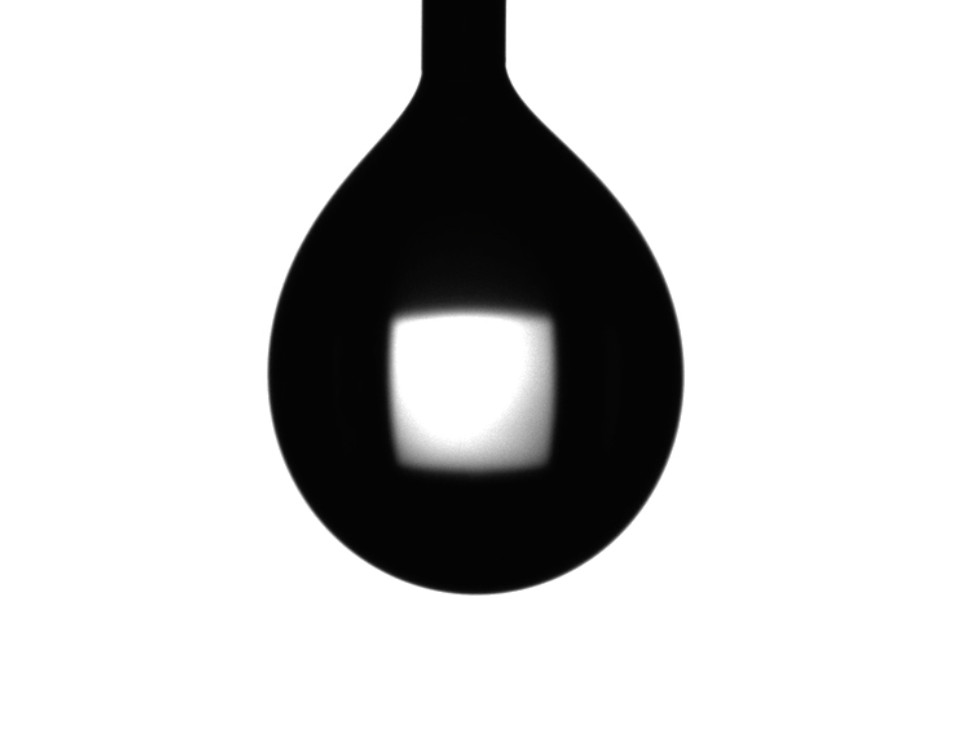
#> input picture droplets/H2O_PendantDrop_shifted.jpg, 953 x 736 px
$ python circle_brackets.py droplets/H2O_PendantDrop_shifted.jpg
#> lines starting #> are read from the running program, lines starting #| are printed output that depends on the picture; after the words box and inside, x2 and y2 are one past the last pixel; in counts of white or black regions, pixels touching at a corner belong together
import cv2
import numpy as np
import sys, os

# Colors (B, G, R)
WHITE = (255, 255, 255)
BLACK = (0, 0, 0)


def create_blank(width, height, color=(0, 0, 0)):
    """Create new image(numpy array) filled with certain color in BGR"""
    image = np.zeros((height, width, 3), np.uint8)
    # Fill image with color
    image[:] = color

    return image


def draw_half_circle_rounded(image, startAngle, endAngle):
    height, width = image.shape[0:2]
    # Ellipse parameters
    radius1 = 200
    radius2 = 250
    center = (width / 2, height/2 )
    axes = (radius1, radius2)
    angle = 0
    startAngle = startAngle
    endAngle = endAngle
    thickness = 10
    # http://docs.opencv.org/modules/core/doc/drawing_functions.html#ellipse
    cv2.ellipse(image, center, axes, angle, startAngle, endAngle, (0, 0, 255), thickness)


# Create new blank 300x150 white image
imageFile = sys.argv[1]
image = cv2.imread(imageFile)
#> image is the input picture: shape (736, 953, 3); mean B, G, R 203.8, 203.8, 203.8
draw_half_circle_rounded(image, 135, 225)
draw_half_circle_rounded(image, -45, 45)
#> call 2 of draw_half_circle_rounded, with startAngle = -45, endAngle = 45
#> in draw_half_circle_rounded (call 2), `cv2.ellipse(image, center, axes, angle, startAngle, endAngle, (0, 0, 2..`:
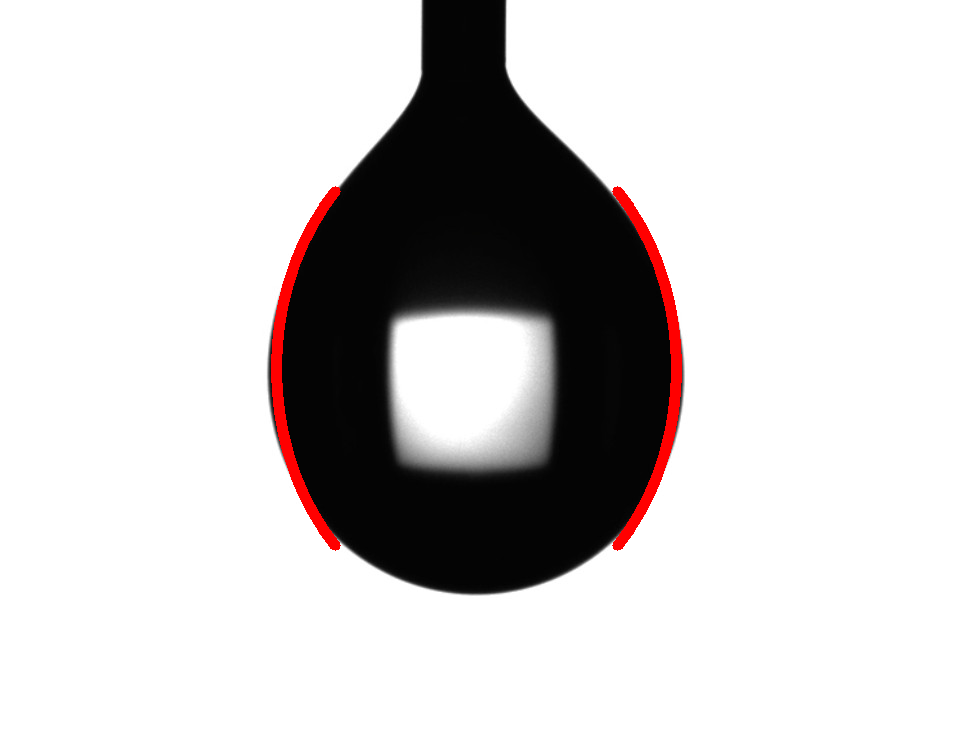
#> image: shape (736, 953, 3); mean B, G, R 202.8, 202.8, 205.8
cv2.imwrite('output/half_circle_droplet.jpg', image)


height, width = 780, 780
image2 = create_blank(width, height, color=WHITE)
draw_half_circle_rounded(image2, 135, 225)
#> call 3 of draw_half_circle_rounded, with startAngle = 135, endAngle = 225
#> in draw_half_circle_rounded (call 3), `cv2.ellipse(image, center, axes, angle, startAngle, endAngle, (0, 0, 2..`:
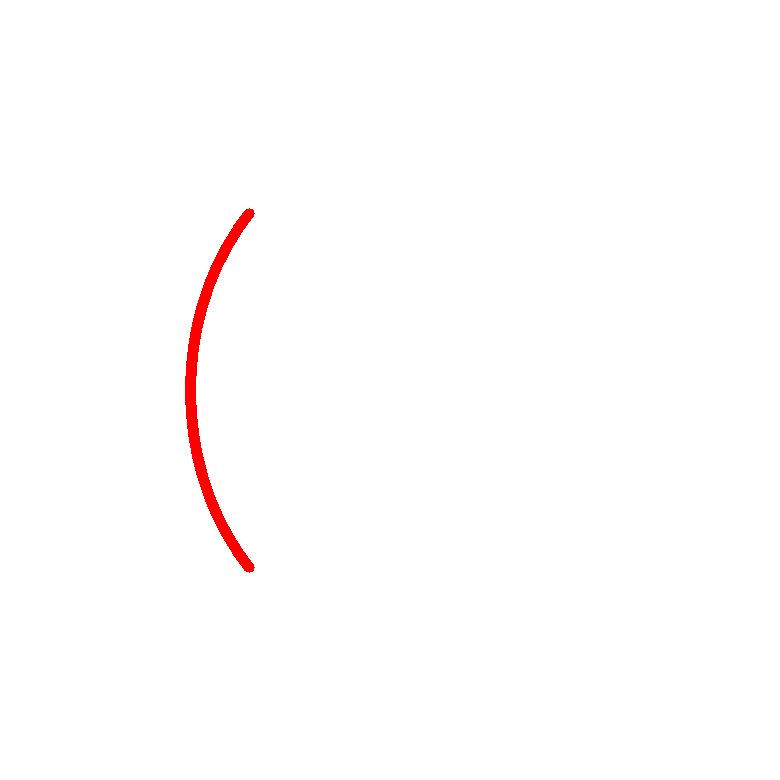
#> image: shape (780, 780, 3); mean B, G, R 253.2, 253.2, 255
draw_half_circle_rounded(image2, -45, 45)
#> call 4 of draw_half_circle_rounded, with startAngle = -45, endAngle = 45
#> in draw_half_circle_rounded (call 4), `cv2.ellipse(image, center, axes, angle, startAngle, endAngle, (0, 0, 2..`:
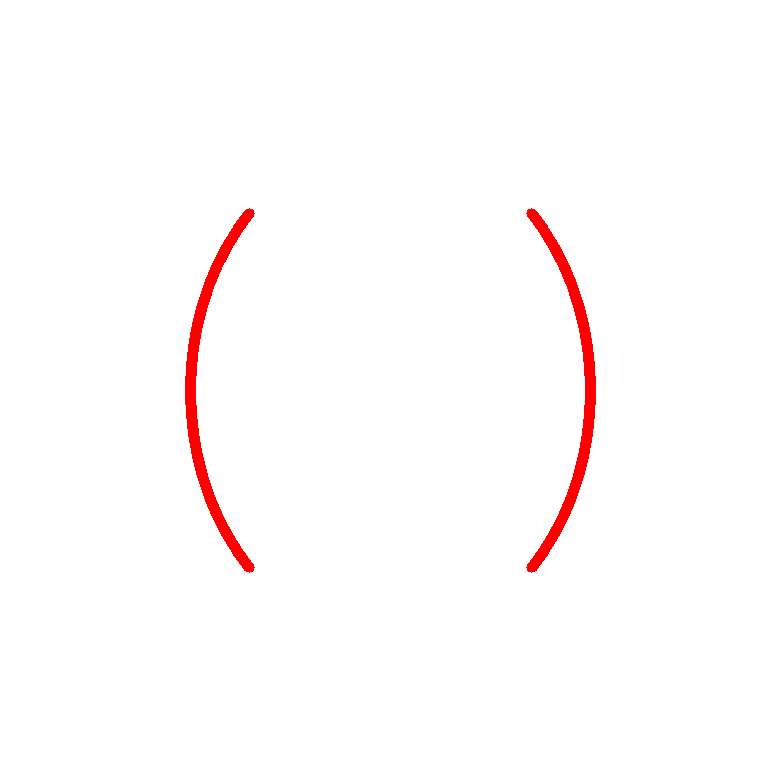
#> image: shape (780, 780, 3); 0.7% of pixels changed, all inside (x1, y1, x2, y2) = (526, 208, 596, 573)
cv2.imwrite('output/half_circle_blank.jpg', image2)

$ run again, on droplets/Hexadecane_shifted.jpg
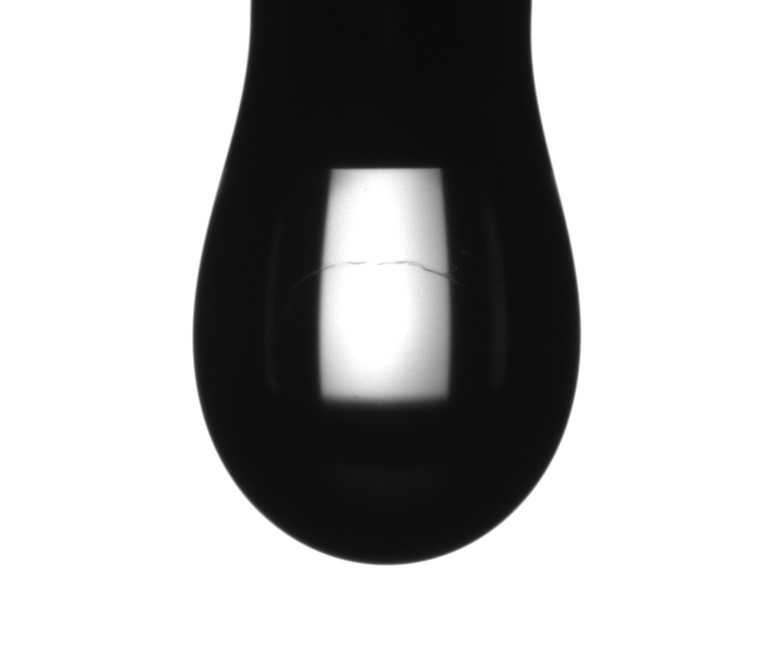
#> input picture droplets/Hexadecane_shifted.jpg, 780 x 660 px
#> image is the input picture: shape (660, 780, 3); min 10, max 255, mean 182.3
#> in draw_half_circle_rounded (call 2), `cv2.ellipse(image, center, axes, angle, startAngle, endAngle, (0, 0, 2..`:
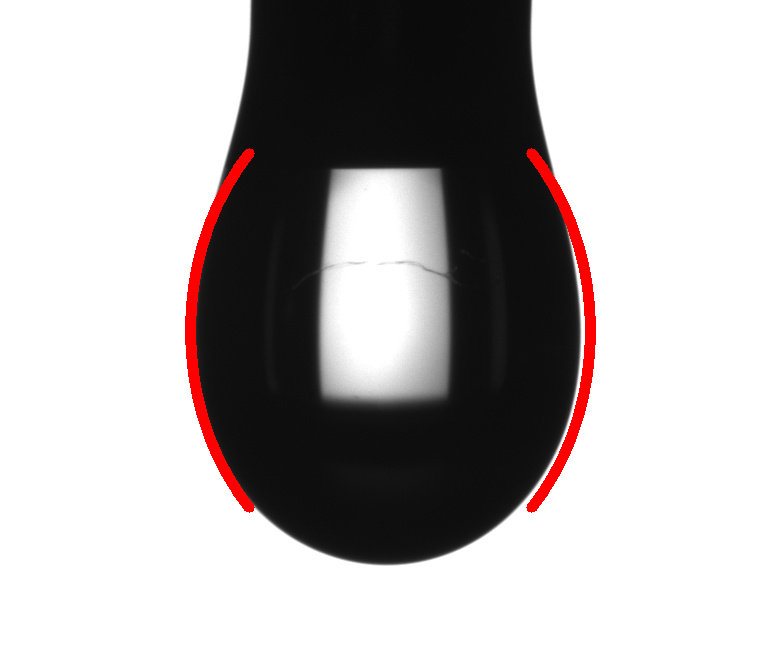
#> image: shape (660, 780, 3); mean B, G, R 179.2, 179.2, 183.4
#> image: shape (780, 780, 3)
#> image: shape (780, 780, 3); mean B, G, R 251.4, 251.4, 255

$ run again, on droplets/droplet.jpg
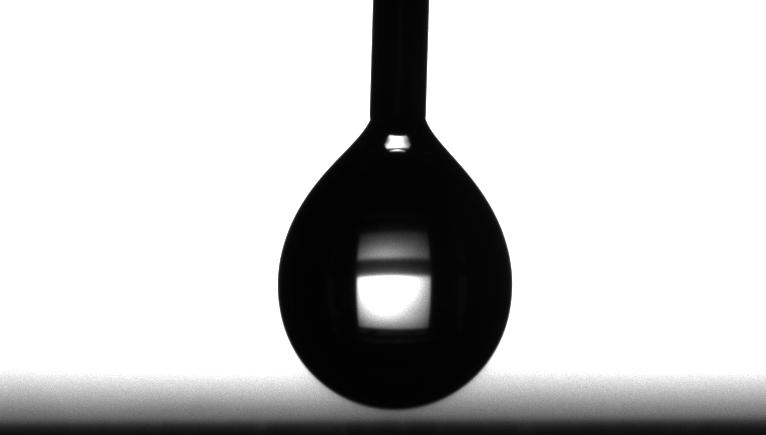
#> input picture droplets/droplet.jpg, 766 x 435 px
#> image is the input picture: shape (435, 766, 3); min 0, max 255, mean 199.3
#> in draw_half_circle_rounded (call 2), `cv2.ellipse(image, center, axes, angle, startAngle, endAngle, (0, 0, 2..`:
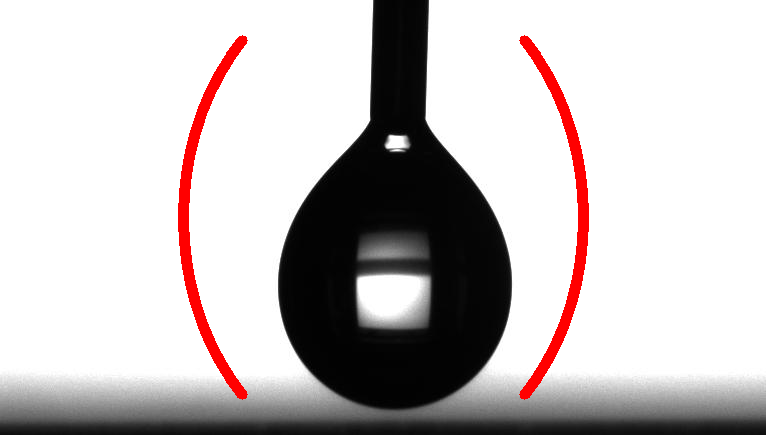
#> image: shape (435, 766, 3); mean B, G, R 192.9, 192.9, 199.4
#> image: shape (780, 780, 3)
#> image: shape (780, 780, 3); mean B, G, R 251.4, 251.4, 255

$ run again, on droplets/droplet_shifted.jpg
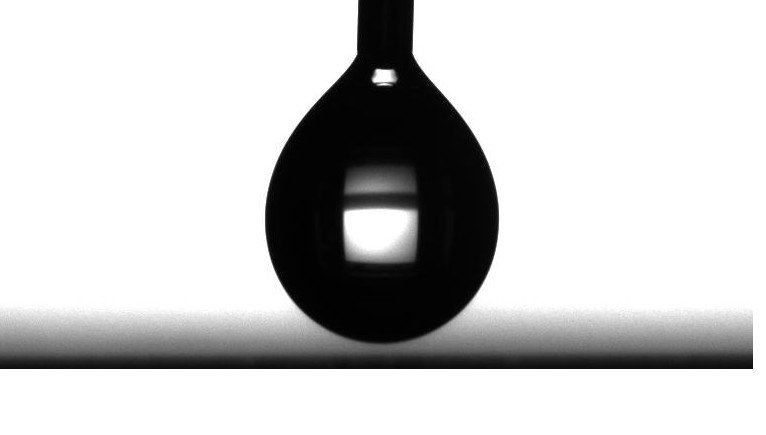
#> input picture droplets/droplet_shifted.jpg, 766 x 435 px
#> image is the input picture: shape (435, 766, 3); min 0, max 255, mean 202.3
#> in draw_half_circle_rounded (call 2), `cv2.ellipse(image, center, axes, angle, startAngle, endAngle, (0, 0, 2..`:
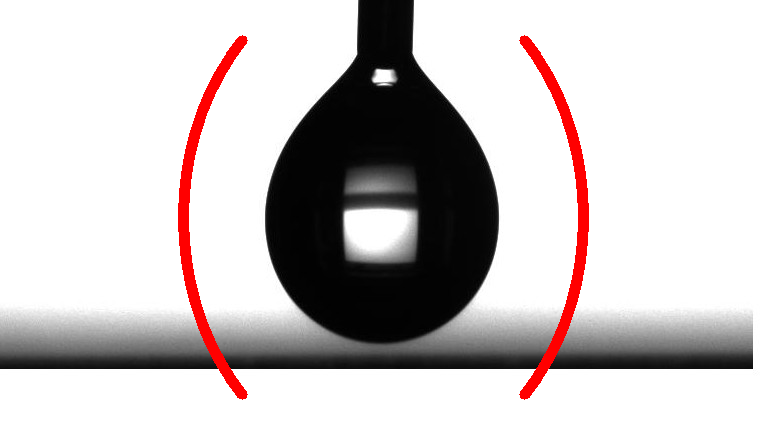
#> image: shape (435, 766, 3); mean B, G, R 196.4, 196.4, 202.9
#> image: shape (780, 780, 3)
#> image: shape (780, 780, 3); mean B, G, R 251.4, 251.4, 255
